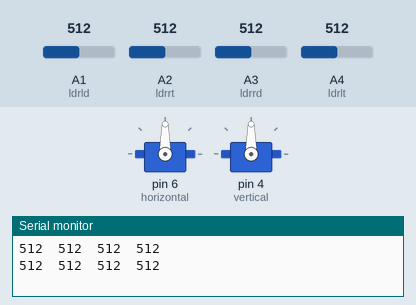
This sketch was run on a simulated Arduino Uno, built with avr-gcc and run on an emulated ATmega328P. Parts: 2 × servo, the last lines printed to the serial monitor. The inputs (shaded band) are chosen by the test bench; at power-on: A1 (ldrld) = 512, A3 (ldrrd) = 512, A4 (ldrlt) = 512, A2 (ldrrt) = 512.

Above: at 1.8 s.
1.9 s: A1 (ldrld) set to 904
3.4 s: A1 (ldrld) set to 927
At 4.4 s:
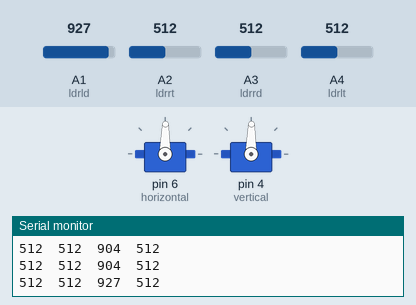
7.5 s: A3 (ldrrd) set to 716
At 8.8 s:
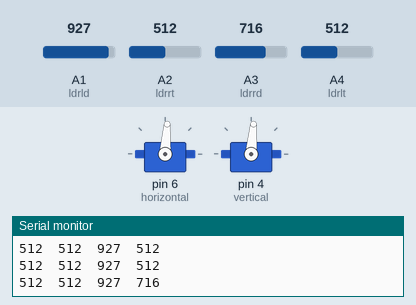
11.6 s: A4 (ldrlt) set to 716
At 15.5 s:
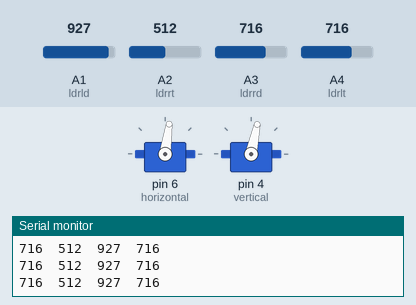
15.7 s: A2 (ldrrt) set to 538
At 16.3 s:
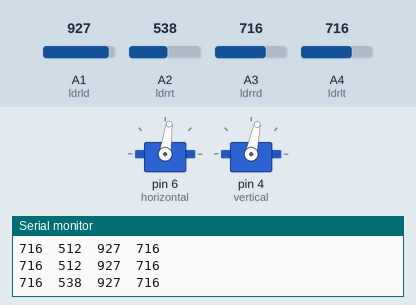
17.2 s: A2 (ldrrt) set to 306
At 29.3 s:
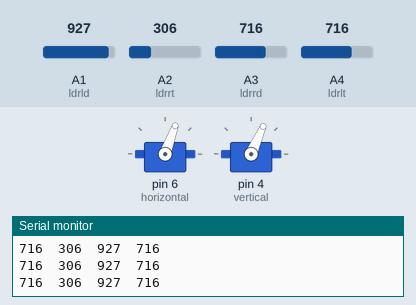
Timing chart, 0 to 38.5 s (numbered marks = the images above; inputs shaded):
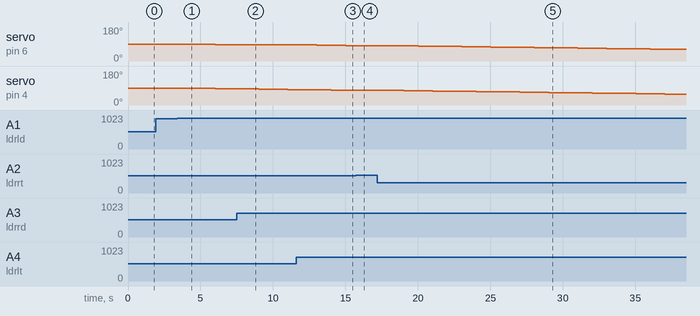

Measured:
- after the input at 3.4 s, servo on pin 6 (horizontal), servo on pin 4 (vertical): 90° → 89° after 0.61 s, → 88° 1.0 s later, → 87° 1.0 s later, → 86° 1.0 s later
- after the input at 7.5 s, servo on pin 6 (horizontal): stays 86° (without the input it goes to 85° after 0.51 s)
- after the input at 11.6 s, servo on pin 6 (horizontal): 86° → 85° after 0.42 s, → 84° 1.0 s later, → 83° 1.0 s later, → 82° 1.0 s later
- after the input at 15.7 s, servo on pin 6 (horizontal): stays 82° (without the input it goes to 81° after 0.32 s); servo on pin 4 (vertical): stays 78° (without the input it goes to 77° after 0.32 s)
- after the input at 17.2 s, servo on pin 6 (horizontal): moves from 82° to 61° over 20.0 s, starting after 0.82 s; servo on pin 4 (vertical): moves from 78° to 57° over 20.0 s, starting after 0.82 s

The sketch:

arduino_nano_code.ino
```cpp
#include <Arduino.h>
#include <Servo.h>

Servo horizontal; // horizontal servo
int servoh = 90; // stand horizontal servo

Servo vertical; // vertical servo
int servov = 90; // stand vertical servo

// LDR pin connections

int ldrlt = A4; //LDR top left
int ldrrt = A2; //LDR top rigt
int ldrld = A1; //LDR down left
int ldrrd = A3; //ldr down rigt

void setup()
{
  Serial.begin(9600);

  horizontal.attach(6);
  vertical.attach(4);
}

void loop()
{
  int lt = analogRead(ldrlt); // top left
  int rt = analogRead(ldrrt); // top right
  int ld = analogRead(ldrld); // down left
  int rd = analogRead(ldrrd); // down rigt
  Serial.print(lt);
  Serial.print("  ");
  Serial.print(rt);
  Serial.print("  ");
  Serial.print(ld);
  Serial.print("  ");
  Serial.println(rd);

  int dtime = 1000; // adjust delay
int tol = 200;  // adjust tolerance

int avt = (lt + rt) / 2; // average value top
int avd = (ld + rd) / 2; // average value down
int avl = (lt + ld) / 2; // average value left
int avr = (rt + rd) / 2; // average value right

int dvert = avt - avd; // check the diffirence of up and down
int dhoriz = avl - avr;// check the diffirence og left and rigt

if (-1*tol > dvert || dvert > tol) // check if the diffirence is in the tolerance else change vertical angle
{
if (avt > avd)
{
servov = ++servov;
if (servov > 180)
{
servov = 180;
}
}
else if (avt < avd)
{
servov= --servov;
if (servov < 0)
{
servov = 0;
}
}
vertical.write(servov);
}

if (-1*tol > dhoriz || dhoriz > tol) // check if the diffirence is in the tolerance else change horizontal angle
{
if (avl > avr)
{
servoh = --servoh;
if (servoh < 0)
{
servoh = 0;
}
}
else if (avl < avr)
{
servoh = ++servoh;
if (servoh > 180)
{
servoh = 180;
}
}
else if (avl == avr)
{
// nothing
}
horizontal.write(servoh);
}
delay(dtime);
}
```
